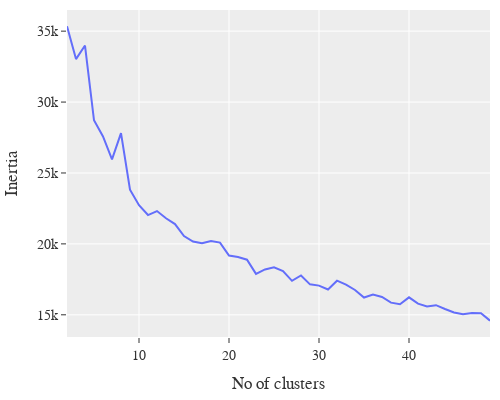

The code cell stored with this chart in its notebook:
### Code cell
plot_line(K, inertias, 'No of clusters', 'Inertia', 'elbow')

### Figure 1 — Plotly figure (JSON) as saved in the notebook; plotly's stock layout.template omitted (floating-point values rounded to 4 significant figures)
{"data": [{"hovertemplate": "No of clusters=%{x}<br>Inertia=%{y}<extra></extra>", "legendgroup": "", "line": {"color": "#636efa", "dash": "solid"}, "marker": {"symbol": "circle"}, "mode": "lines", "name": "", "orientation": "v", "showlegend": false, "type": "scatter", "x": [2, 3, 4, 5, 6, 7, 8, 9, 10, 11, 12, 13, 14, 15, 16, 17, 18, 19, 20, 21, 22, 23, 24, 25, 26, 27, 28, 29, 30, 31, 32, 33, 34, 35, 36, 37, 38, 39, 40, 41, 42, 43, 44, 45, 46, 47, 48, 49], "xaxis": "x", "y": [35340.0, 33030.0, 33990.0, 28720.0, 27580.0, 25960.0, 27810.0, 23820.0, 22720.0, 22030.0, 22320.0, 21810.0, 21400.0, 20550.0, 20160.0, 20050.0, 20200.0, 20090.0, 19180.0, 19080.0, 18890.0, 17890.0, 18200.0, 18360.0, 18090.0, 17390.0, 17770.0, 17150.0, 17060.0, 16780.0, 17410.0, 17130.0, 16750.0, 16220.0, 16430.0, 16260.0, 15860.0, 15740.0, 16230.0, 15780.0, 15580.0, 15680.0, 15410.0, 15160.0, 15040.0, 15130.0, 15110.0, 14590.0], "yaxis": "y"}], "layout": {"font": {"family": "CMU Serif", "size": 14}, "height": 400, "legend": {"tracegroupgap": 0}, "margin": {"b": 10, "l": 10, "r": 10, "t": 10}, "showlegend": false, "width": 500, "xaxis": {"anchor": "y", "domain": [0, 1], "title": {"text": "No of clusters"}}, "yaxis": {"anchor": "x", "domain": [0, 1], "title": {"text": "Inertia"}}}}
